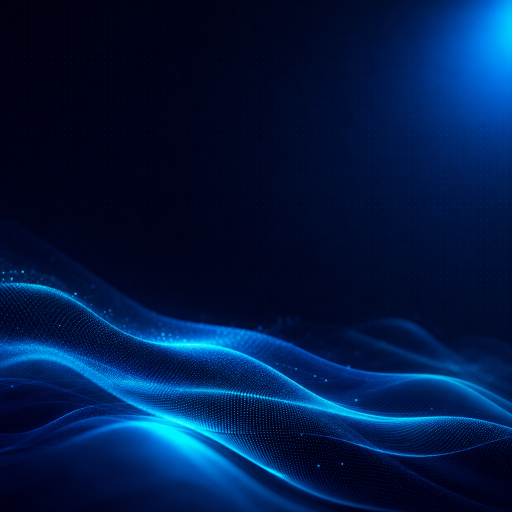
#> input picture docs/marketing/campaigns/talento-mdp-2026/backgrounds/bg-cover.png, 1024 x 1024 px (shown at 1/2 size)
$ python generate-manu-spotlight.py
#> lines starting #> are read from the running program, lines starting #| are printed output that depends on the picture; after the words box and inside, x2 and y2 are one past the last pixel; in counts of white or black regions, pixels touching at a corner belong together; pictures that were not available may be replaced by others from this repository, and a replacement may not be noted
#!/usr/bin/env python3
"""
Talento — Manu Ponsa · spotlight v4 (dirección editorial premium).

Fondos generados por IA en backgrounds/ + composición tipográfica precisa.
Datos verificados (picsel.app, blueprintdata.xyz, LinkedIn):
- 10+ años: Mercado Libre → belo → Decentraland → founder
- Picsel (Mar del Plata, 2023): venta de fotos, face search AI, Stripe global
- Blueprint Data (2024): data foundations, open source, Google Cloud Partner
Quote textual del form: "Ser dev en Mar del Plata es… lo mejor del mundo".

Uso:
  python3 scripts/marketing/generate-manu-spotlight.py
"""

from __future__ import annotations

import urllib.request
from pathlib import Path

from PIL import Image, ImageDraw, ImageEnhance, ImageFilter, ImageFont, ImageOps

ROOT = Path(__file__).resolve().parents[2]
CAMPAIGN = ROOT / "docs/marketing/campaigns/talento-mdp-2026"
BACKGROUNDS = CAMPAIGN / "backgrounds"
PHOTO = CAMPAIGN / "photos/manu-ponsa.jpg"
LOGO = ROOT / "public/mdpdev.png"

OUT_DIRS = [CAMPAIGN / "carousels/manu-ponsa", ROOT / "public/campaigns/talento-mdp-2026/manu-ponsa"]
OUT_X_DIRS = [CAMPAIGN / "cards-x", ROOT / "public/campaigns/talento-mdp-2026/cards-x"]

IG = 1080
X_W, X_H = 1600, 900

OCEAN_900 = (2, 0, 48)
OCEAN_700 = (2, 62, 138)
OCEAN_400 = (0, 180, 216)
OCEAN_300 = (72, 202, 228)
OCEAN_100 = (173, 232, 244)
SAND = (233, 213, 160)
WHITE = (255, 255, 255)

BRAND = "MarDelPlata.Dev.AR"

FONT_DIR = Path("/tmp/fonts")
SG_BOLD = FONT_DIR / "SpaceGrotesk-Bold.ttf"
INTER = Path("/usr/share/fonts/truetype/macos/Inter-Regular.ttf")
INTER_MED = Path("/usr/share/fonts/truetype/macos/Inter-Medium.ttf")
INTER_SEMI = Path("/usr/share/fonts/truetype/macos/Inter-SemiBold.ttf")


def ensure_fonts() -> None:
    FONT_DIR.mkdir(parents=True, exist_ok=True)
    url = "https://cdn.jsdelivr.net/fontsource/fonts/space-grotesk@latest/latin-700-normal.ttf"
    if not (SG_BOLD.exists() and SG_BOLD.read_bytes()[:4] == b"\x00\x01\x00\x00"):
        urllib.request.urlretrieve(url, SG_BOLD)


def font(path: Path, size: int) -> ImageFont.FreeTypeFont:
    ensure_fonts()
    return ImageFont.truetype(str(path), size)


# [13 lines left out: function wrap, not called in this run]


def bg(name: str, size: tuple[int, int]) -> Image.Image:
#> called with name = 'bg-cover.png', size = (1080, 1080)
    img = Image.open(BACKGROUNDS / name).convert("RGB")
#> img is the input picture: PIL image 1024x1024 RGB; mean R, G, B 0.8, 25.6, 68.8
    return ImageOps.fit(img, size, method=Image.Resampling.LANCZOS)


def logo(size: int) -> Image.Image:
#> called with size = 72
    return Image.open(LOGO).convert("RGBA").resize((size, size), Image.Resampling.LANCZOS)
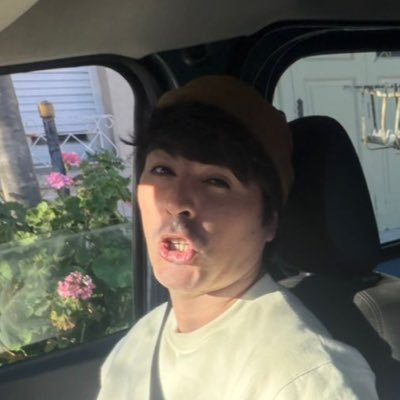
#> input picture docs/marketing/campaigns/talento-mdp-2026/photos/aeterna.jpg, 400 x 400 px, given in place of mdpdev.png, which was not available
#> returned value: PIL image 72x72 RGBA


def header(img: Image.Image, kicker: str, num: str, width: int = IG) -> ImageDraw.ImageDraw:
    draw = ImageDraw.Draw(img)
    lg = logo(72)
    img.paste(lg, (44, 36), lg)
#> img: PIL image 1080x1080 RGB
    kf = font(INTER_SEMI, 19)
    kw = draw.textlength(kicker, font=kf)
#> kw = 86.5
    draw.rounded_rectangle([134, 52, 134 + kw + 34, 92], radius=20, fill=OCEAN_400)
    draw.text((151, 61), kicker, font=kf, fill=OCEAN_900)
    draw.text((width - 118, 58), num, font=font(INTER_SEMI, 20), fill=OCEAN_300)
    return draw


def photo_card(size: tuple[int, int], radius: int = 28, centering=(0.55, 0.42)) -> Image.Image:
    """Manu framed as a rounded card with cyan ring + soft shadow."""
#> called with size = (430, 520), radius = 28, centering = (0.55, 0.42)
    w, h = size
    photo = Image.open(PHOTO).convert("RGB")
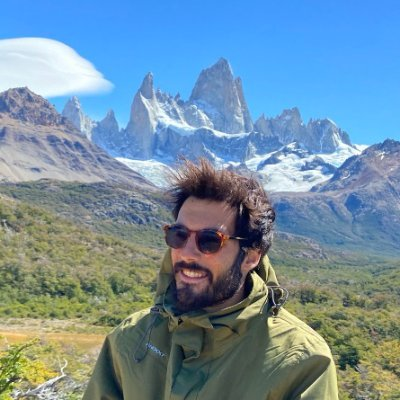
#> input picture docs/marketing/campaigns/talento-mdp-2026/photos/manu-ponsa.jpg, 400 x 400 px
#> photo is the input picture: PIL image 400x400 RGB; mean R, G, B 114.9, 143.5, 161.4
    photo = ImageOps.exif_transpose(photo)
    photo = ImageOps.fit(photo, (w, h), method=Image.Resampling.LANCZOS, centering=centering)
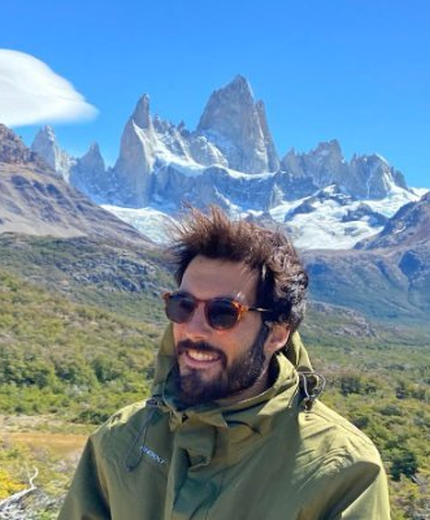
#> photo: PIL image 430x520 RGB; mean R, G, B 111.1, 140.5, 160.9
    photo = ImageEnhance.Contrast(photo).enhance(1.06)
    photo = ImageEnhance.Color(photo).enhance(1.05)

    pad = 26
    card = Image.new("RGBA", (w + pad * 2, h + pad * 2), (0, 0, 0, 0))
#> card: PIL image 482x572 RGBA; every value is 0
    # soft shadow
    shadow = Image.new("RGBA", card.size, (0, 0, 0, 0))
    ImageDraw.Draw(shadow).rounded_rectangle([pad + 6, pad + 10, pad + w + 6, pad + h + 10], radius=radius, fill=(0, 0, 10, 160))
    shadow = shadow.filter(ImageFilter.GaussianBlur(14))
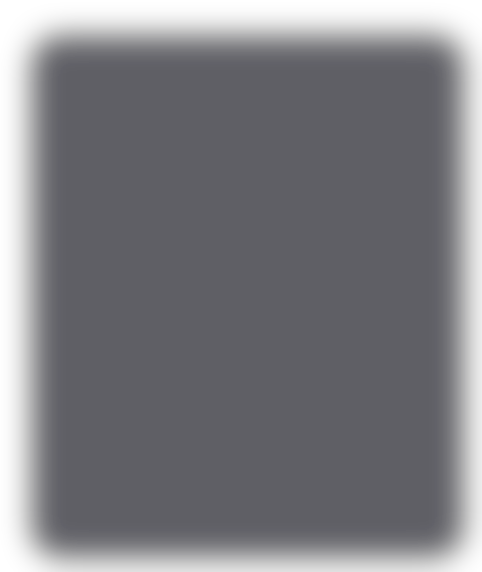
#> shadow: PIL image 482x572 RGBA; mean R, G, B, A 0, 0, 8.1, 129.6; transparent parts drawn white
    card = Image.alpha_composite(card, shadow)
    # photo with rounded mask
    mask = Image.new("L", (w, h), 0)
#> mask: PIL image 430x520 L; every value is 0
    ImageDraw.Draw(mask).rounded_rectangle([0, 0, w - 1, h - 1], radius=radius, fill=255)
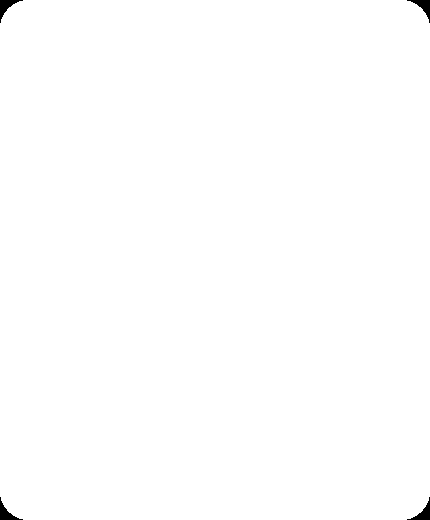
#> mask: PIL image 430x520 L; 99.7% white; 4 black regions, box (x1, y1, x2, y2) and area: (0, 0, 23, 23) 174, (407, 0, 430, 23) 174, (0, 497, 23, 520) 174, (407, 497, 430, 520) 174
    card.paste(photo, (pad, pad), mask)
    # ring
    ImageDraw.Draw(card).rounded_rectangle([pad, pad, pad + w - 1, pad + h - 1], radius=radius, outline=(*OCEAN_400, 255), width=5)
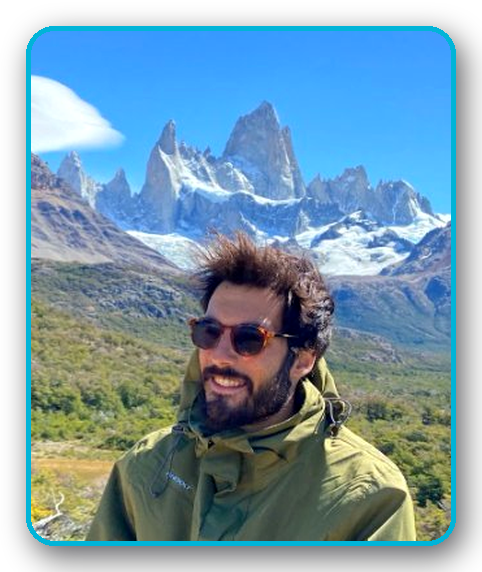
#> card: PIL image 482x572 RGBA; mean R, G, B, A 83.4, 114.6, 131.6, 213.2; transparent parts drawn white
    return card


# [4 lines left out: function footer, not called in this run]


# ── Slide 1 · Cover ─────────────────────────────────────────────────────────

def slide_cover() -> Image.Image:
    img = bg("bg-cover.png", (IG, IG))
    draw = header(img, "TALENTO", "01/05")

    card = photo_card((430, 520))
    img.paste(card, (600, 148), card)
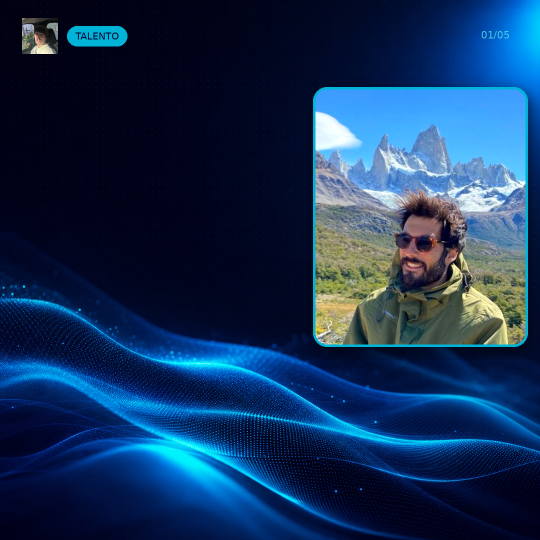
#> img: PIL image 1080x1080 RGB (shown at 1/2 size); mean R, G, B 20.9, 49.8, 88
    draw = ImageDraw.Draw(img)

    draw.text((44, 200), "MANU", font=font(SG_BOLD, 116), fill=WHITE)
    draw.text((44, 316), "PONSA", font=font(SG_BOLD, 116), fill=OCEAN_400)
    draw.rectangle([48, 462, 380, 469], fill=SAND)
    draw.text((44, 496), "Software & Data Engineer", font=font(INTER_SEMI, 30), fill=WHITE)
    draw.text((44, 544), "Co-founder · Picsel + Blueprint Data", font=font(INTER_MED, 25), fill=OCEAN_100)

    # trayectoria strip — real career data, dark chips with cyan chevrons
    draw.text((44, 654), "TRAYECTORIA", font=font(INTER_SEMI, 19), fill=OCEAN_300)
    rows = [["MERCADO LIBRE", "BELO", "DECENTRALAND"], ["FOUNDER · PICSEL + BLUEPRINT DATA"]]
    sf = font(SG_BOLD, 24)
    y = 700
    for row in rows:
        x = 44
        for i, s in enumerate(row):
            sw = draw.textlength(s, font=sf)
            draw.rounded_rectangle([x, y, x + sw + 32, y + 52], radius=12, fill=OCEAN_900, outline=OCEAN_400, width=2)
            draw.text((x + 16, y + 12), s, font=sf, fill=WHITE)
            x += sw + 32 + 12
            if i < len(row) - 1:
                cx, cy = x + 6, y + 26
                draw.line([(cx, cy - 9), (cx + 9, cy), (cx, cy + 9)], fill=OCEAN_400, width=4, joint="curve")
                x += 28
        y += 66

    # quote teaser over dark scrim for contrast
    scrim = Image.new("RGBA", (IG, IG), (0, 0, 0, 0))
    ImageDraw.Draw(scrim).rounded_rectangle([32, 856, 700, 986], radius=18, fill=(*OCEAN_900, 215))
    img_rgba = Image.alpha_composite(img.convert("RGBA"), scrim)
    img.paste(img_rgba.convert("RGB"), (0, 0))
    draw = ImageDraw.Draw(img)
    draw.text((56, 874), "“Ser dev en Mar del Plata es…", font=font(SG_BOLD, 38), fill=OCEAN_100)
    draw.text((56, 924), "lo mejor del mundo.”", font=font(SG_BOLD, 38), fill=OCEAN_400)
    footer(draw)
    return img


# ── Slide 2 · Picsel ────────────────────────────────────────────────────────

# [179 lines left out: functions slide_picsel, slide_blueprint, slide_quote, slide_cta, card_x, not called in this run]


def main() -> None:
    slides = [
        (slide_cover(), "01-cover"),
        (slide_picsel(), "02-picsel"),
        (slide_blueprint(), "03-blueprint-data"),
        (slide_quote(), "04-mar-del-plata"),
        (slide_cta(), "05-cta"),
    ]
    for out in OUT_DIRS:
        out.mkdir(parents=True, exist_ok=True)
        for old in out.glob("*.png"):
            old.unlink()
        for image, name in slides:
            image.save(out / f"{name}.png", "PNG", optimize=True)
    x = card_x()
    for out in OUT_X_DIRS:
        out.mkdir(parents=True, exist_ok=True)
        x.save(out / "manu-ponsa.png", "PNG", optimize=True)
    print("Manu v4 →", OUT_DIRS[0])


if __name__ == "__main__":
#> (the run stopped early here; a loop or call above may not have finished)
